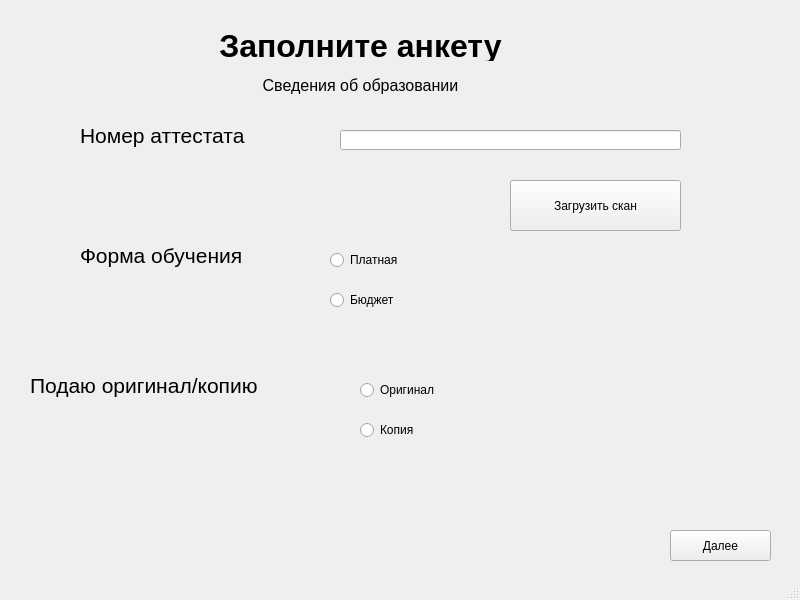
<?xml version="1.0" encoding="UTF-8"?>
<ui version="4.0">
 <class>MainWindow</class>
 <widget class="QMainWindow" name="MainWindow">
  <property name="geometry">
   <rect>
    <x>0</x>
    <y>0</y>
    <width>800</width>
    <height>600</height>
   </rect>
  </property>
  <property name="windowTitle">
   <string>MainWindow</string>
  </property>
  <widget class="QWidget" name="centralwidget">
   <widget class="QPushButton" name="load">
    <property name="geometry">
     <rect>
      <x>510</x>
      <y>180</y>
      <width>171</width>
      <height>51</height>
     </rect>
    </property>
    <property name="text">
     <string>Загрузить скан</string>
    </property>
   </widget>
   <widget class="QLabel" name="label_2">
    <property name="geometry">
     <rect>
      <x>130</x>
      <y>70</y>
      <width>461</width>
      <height>31</height>
     </rect>
    </property>
    <property name="font">
     <font>
      <pointsize>12</pointsize>
     </font>
    </property>
    <property name="text">
     <string>Сведения об образовании</string>
    </property>
    <property name="alignment">
     <set>Qt::AlignCenter</set>
    </property>
   </widget>
   <widget class="QLineEdit" name="edit_number">
    <property name="geometry">
     <rect>
      <x>340</x>
      <y>130</y>
      <width>341</width>
      <height>20</height>
     </rect>
    </property>
    <property name="inputMask">
     <string>00 00</string>
    </property>
    <property name="maxLength">
     <number>5</number>
    </property>
   </widget>
   <widget class="QLabel" name="label_5">
    <property name="geometry">
     <rect>
      <x>80</x>
      <y>120</y>
      <width>221</width>
      <height>31</height>
     </rect>
    </property>
    <property name="font">
     <font>
      <pointsize>16</pointsize>
     </font>
    </property>
    <property name="text">
     <string>Номер аттестата</string>
    </property>
   </widget>
   <widget class="QPushButton" name="btn_next">
    <property name="geometry">
     <rect>
      <x>670</x>
      <y>530</y>
      <width>101</width>
      <height>31</height>
     </rect>
    </property>
    <property name="text">
     <string>Далее</string>
    </property>
   </widget>
   <widget class="QLabel" name="label">
    <property name="geometry">
     <rect>
      <x>130</x>
      <y>30</y>
      <width>461</width>
      <height>31</height>
     </rect>
    </property>
    <property name="font">
     <font>
      <pointsize>24</pointsize>
      <weight>75</weight>
      <bold>true</bold>
     </font>
    </property>
    <property name="text">
     <string>Заполните анкету</string>
    </property>
    <property name="alignment">
     <set>Qt::AlignCenter</set>
    </property>
   </widget>
   <widget class="QLabel" name="label_6">
    <property name="geometry">
     <rect>
      <x>80</x>
      <y>240</y>
      <width>221</width>
      <height>31</height>
     </rect>
    </property>
    <property name="font">
     <font>
      <pointsize>16</pointsize>
     </font>
    </property>
    <property name="text">
     <string>Форма обучения</string>
    </property>
   </widget>
   <widget class="QRadioButton" name="cash">
    <property name="geometry">
     <rect>
      <x>330</x>
      <y>250</y>
      <width>95</width>
      <height>20</height>
     </rect>
    </property>
    <property name="text">
     <string>Платная</string>
    </property>
   </widget>
   <widget class="QRadioButton" name="free">
    <property name="geometry">
     <rect>
      <x>330</x>
      <y>290</y>
      <width>95</width>
      <height>20</height>
     </rect>
    </property>
    <property name="text">
     <string>Бюджет</string>
    </property>
   </widget>
   <widget class="QLabel" name="label_7">
    <property name="geometry">
     <rect>
      <x>30</x>
      <y>370</y>
      <width>301</width>
      <height>31</height>
     </rect>
    </property>
    <property name="font">
     <font>
      <pointsize>16</pointsize>
     </font>
    </property>
    <property name="text">
     <string>Подаю оригинал/копию</string>
    </property>
   </widget>
   <widget class="QRadioButton" name="copy">
    <property name="geometry">
     <rect>
      <x>360</x>
      <y>420</y>
      <width>95</width>
      <height>20</height>
     </rect>
    </property>
    <property name="text">
     <string>Копия</string>
    </property>
   </widget>
   <widget class="QRadioButton" name="orig">
    <property name="geometry">
     <rect>
      <x>360</x>
      <y>380</y>
      <width>95</width>
      <height>20</height>
     </rect>
    </property>
    <property name="text">
     <string>Оригинал</string>
    </property>
   </widget>
  </widget>
  <widget class="QStatusBar" name="statusbar"/>
 </widget>
 <resources/>
 <connections/>
</ui>
